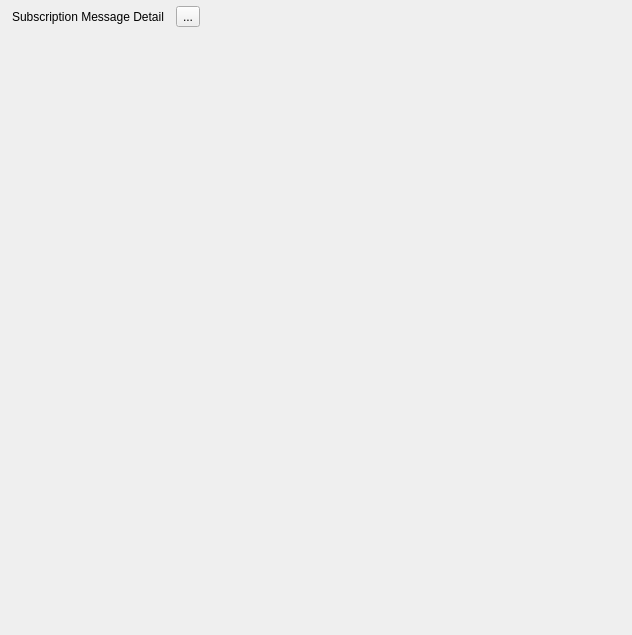
<?xml version="1.0" encoding="UTF-8"?>
<ui version="4.0">
 <class>GlobalNotificationWebView</class>
 <widget class="QDialog" name="GlobalNotificationWebView">
  <property name="geometry">
   <rect>
    <x>0</x>
    <y>0</y>
    <width>632</width>
    <height>635</height>
   </rect>
  </property>
  <property name="windowTitle">
   <string>GlobalNotificationWebView</string>
  </property>
  <layout class="QVBoxLayout" name="verticalLayoutMain" stretch="0,1">
   <property name="spacing">
    <number>0</number>
   </property>
   <property name="leftMargin">
    <number>0</number>
   </property>
   <property name="topMargin">
    <number>0</number>
   </property>
   <property name="rightMargin">
    <number>0</number>
   </property>
   <property name="bottomMargin">
    <number>0</number>
   </property>
   <item>
    <widget class="QWidget" name="titlebar" native="true">
     <property name="sizePolicy">
      <sizepolicy hsizetype="Expanding" vsizetype="Expanding">
       <horstretch>0</horstretch>
       <verstretch>0</verstretch>
      </sizepolicy>
     </property>
     <property name="minimumSize">
      <size>
       <width>0</width>
       <height>33</height>
      </size>
     </property>
     <property name="maximumSize">
      <size>
       <width>16777215</width>
       <height>33</height>
      </size>
     </property>
     <layout class="QHBoxLayout" name="horizontalLayout_11" stretch="0,0,1,0">
      <property name="spacing">
       <number>12</number>
      </property>
      <property name="leftMargin">
       <number>0</number>
      </property>
      <property name="topMargin">
       <number>0</number>
      </property>
      <property name="rightMargin">
       <number>0</number>
      </property>
      <property name="bottomMargin">
       <number>0</number>
      </property>
      <item>
       <widget class="QWidget" name="titlewidget" native="true">
        <property name="sizePolicy">
         <sizepolicy hsizetype="Expanding" vsizetype="Expanding">
          <horstretch>0</horstretch>
          <verstretch>0</verstretch>
         </sizepolicy>
        </property>
        <layout class="QHBoxLayout" name="horizontalLayout_10">
         <property name="spacing">
          <number>0</number>
         </property>
         <property name="leftMargin">
          <number>12</number>
         </property>
         <property name="topMargin">
          <number>0</number>
         </property>
         <property name="rightMargin">
          <number>0</number>
         </property>
         <property name="bottomMargin">
          <number>0</number>
         </property>
         <item>
          <widget class="QLabel" name="title">
           <property name="sizePolicy">
            <sizepolicy hsizetype="Expanding" vsizetype="Expanding">
             <horstretch>0</horstretch>
             <verstretch>0</verstretch>
            </sizepolicy>
           </property>
           <property name="text">
            <string>Subscription Message Detail</string>
           </property>
          </widget>
         </item>
        </layout>
       </widget>
      </item>
      <item>
       <widget class="QToolButton" name="toolButtonRefresh">
        <property name="text">
         <string>...</string>
        </property>
        <property name="icon">
         <iconset resource="../inst.qrc">
          <normaloff>:/images/refresh.png</normaloff>:/images/refresh.png</iconset>
        </property>
       </widget>
      </item>
      <item>
       <spacer name="horizontalSpacer_3">
        <property name="orientation">
         <enum>Qt::Horizontal</enum>
        </property>
        <property name="sizeHint" stdset="0">
         <size>
          <width>233</width>
          <height>2</height>
         </size>
        </property>
       </spacer>
      </item>
      <item>
       <layout class="QVBoxLayout" name="verticalLayout_6">
        <property name="spacing">
         <number>0</number>
        </property>
        <property name="leftMargin">
         <number>0</number>
        </property>
        <property name="topMargin">
         <number>0</number>
        </property>
        <property name="rightMargin">
         <number>0</number>
        </property>
        <property name="bottomMargin">
         <number>0</number>
        </property>
        <item>
         <layout class="QHBoxLayout" name="horizontalLayout_6">
          <property name="spacing">
           <number>0</number>
          </property>
          <property name="leftMargin">
           <number>0</number>
          </property>
          <property name="topMargin">
           <number>0</number>
          </property>
          <property name="rightMargin">
           <number>0</number>
          </property>
          <property name="bottomMargin">
           <number>0</number>
          </property>
          <item>
           <widget class="QPushButton" name="btnMinimize">
            <property name="sizePolicy">
             <sizepolicy hsizetype="Expanding" vsizetype="Expanding">
              <horstretch>0</horstretch>
              <verstretch>0</verstretch>
             </sizepolicy>
            </property>
            <property name="focusPolicy">
             <enum>Qt::NoFocus</enum>
            </property>
            <property name="text">
             <string/>
            </property>
            <property name="flat">
             <bool>true</bool>
            </property>
           </widget>
          </item>
          <item>
           <widget class="QPushButton" name="btnClose">
            <property name="sizePolicy">
             <sizepolicy hsizetype="Expanding" vsizetype="Expanding">
              <horstretch>0</horstretch>
              <verstretch>0</verstretch>
             </sizepolicy>
            </property>
            <property name="focusPolicy">
             <enum>Qt::NoFocus</enum>
            </property>
            <property name="text">
             <string/>
            </property>
            <property name="flat">
             <bool>true</bool>
            </property>
           </widget>
          </item>
         </layout>
        </item>
        <item>
         <spacer name="verticalSpacer_4">
          <property name="orientation">
           <enum>Qt::Vertical</enum>
          </property>
          <property name="sizeType">
           <enum>QSizePolicy::Expanding</enum>
          </property>
          <property name="sizeHint" stdset="0">
           <size>
            <width>0</width>
            <height>1</height>
           </size>
          </property>
         </spacer>
        </item>
       </layout>
      </item>
     </layout>
    </widget>
   </item>
   <item>
    <widget class="CWebView" name="webView" native="true"/>
   </item>
  </layout>
 </widget>
 <layoutdefault spacing="6" margin="11"/>
 <customwidgets>
  <customwidget>
   <class>CWebView</class>
   <extends>QWidget</extends>
   <header>webview.h</header>
   <container>1</container>
  </customwidget>
 </customwidgets>
 <resources>
  <include location="../inst.qrc"/>
 </resources>
 <connections/>
</ui>
